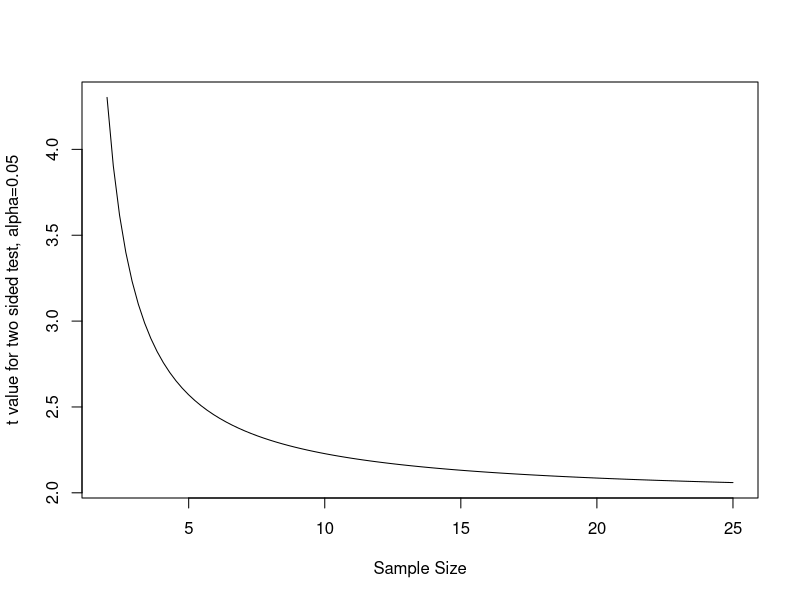
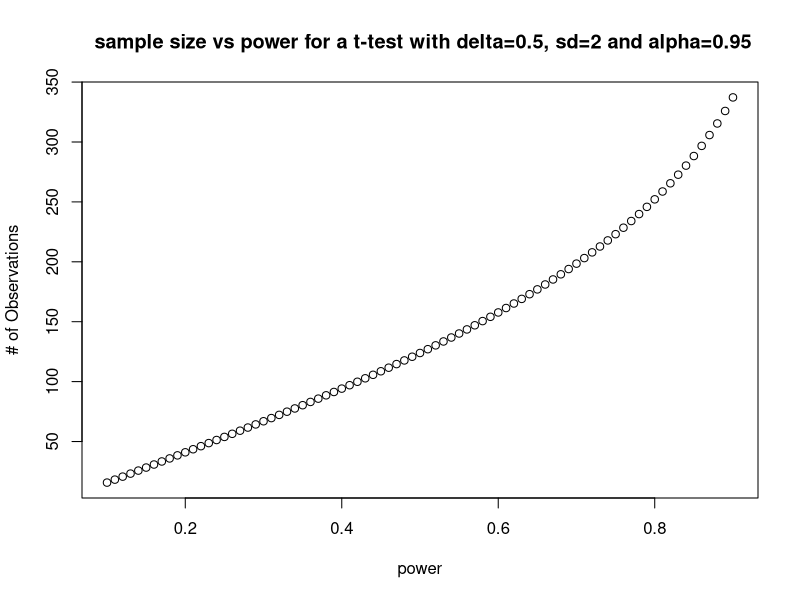
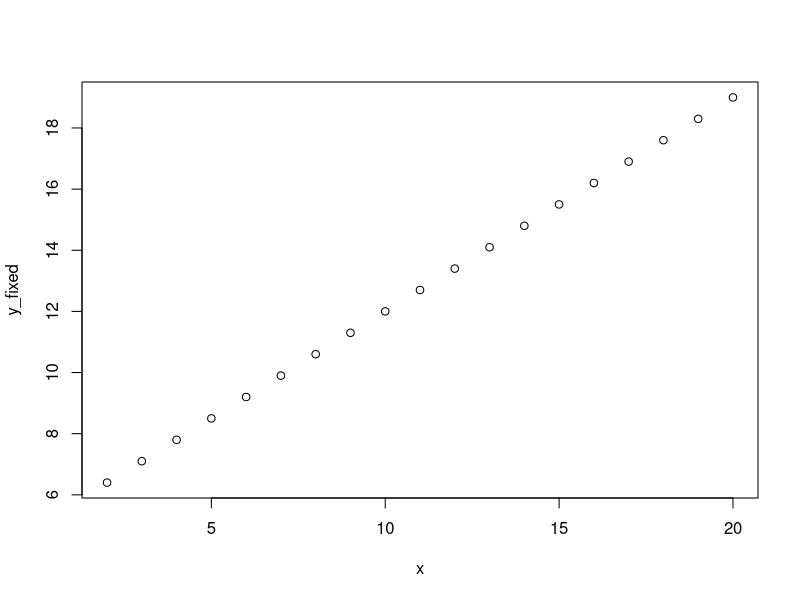
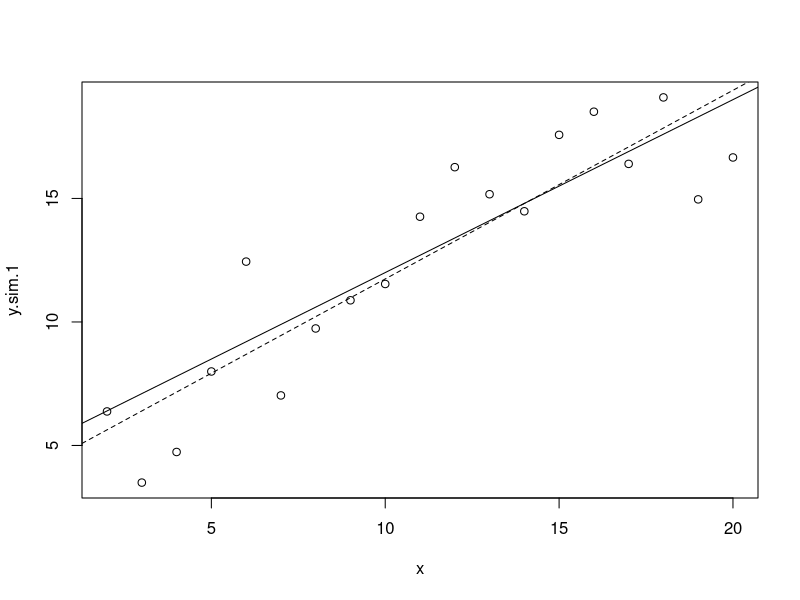
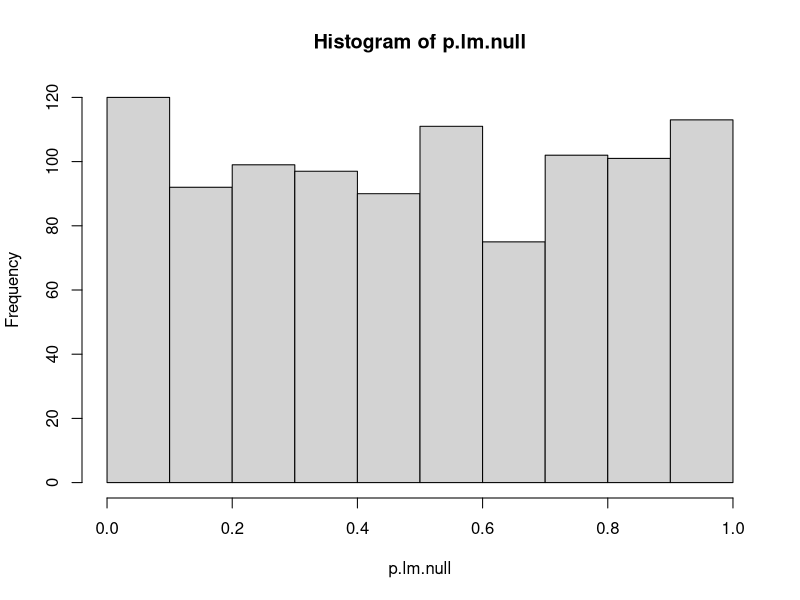

Reproduce these figures in R, in order.
# Last modified October 10th 2011

# Chunk 1: The basics of a power analysis using R pre-built functions.
# Chunk 2: Power analysis across multiple levels of "power" using sapply.
# Chunk 3: Using Monte Carlo methods for power analysis: basics
# Chunk 4: The basic function for a linear model to generate monte carlo samples under a model, and extract a p-value.
# Chunk 5: Some additional thoughts on Monte Carlo methods for power analysis
# Chunk 6: Extracting p-values for the whole model.


###Chunk 1: The basics of a power analysis using R pre-built functions.

# Let's say we wanted to know what value of "t" from a two-tailed t-test we would need to exceed to "reject" the null hypothesis at alpha=0.05

# Let's start assuming that we have sample size n=25 (df=n-1)
qt(p=0.975,df=24)

# In general this single point will not be particularly useful to us. 
# We can ask how this value of t changes as we increase sample sizes.
curve(qt(p=0.975,df=x),2,25, xlab = "Sample Size", ylab= "t value for two sided test, alpha=0.05")


# Of course this is also of pretty limited utility since we usually want to ask these questions with respect to parameters we have estimated (like  difference between group1 and group2, and their standard deviations), and start with (like sample size and alpha).


# Remember all that a t-test is essentially t = (mean(A) - mean(B))/(SD/sqrt(n))
# This t is also called the non-centrality parameter (ncp)
# This test statistic is the non-central t distribution

# We can now ask for a given set of parameters what the power will be for the t-test.
# Usually we will be interested in something like what sample size we will need to achieve a certain power level

pow1 <- power.t.test(delta=0.5, sd=2, sig.level=0.05, power=0.8)
pow1$n # So we need ~ 252 observations to achieve a power of 0.8



### Chunk 2: Power analysis across multiple levels of "power" using sapply.
# We can also do this to see how sample size requirements change with changing power.
power = seq(from=0.1, to=0.9, by=0.01) # creates a vector of values from 0.1 to 0.9

# This function is just so that we can compute the sample size we need for varying levels of power
pow.test <- function(x){
	pow2 <- power.t.test(delta=0.5, sd=2, sig.level=0.05, power=x) # We only allow power to vary.
	return(pow2$n) # This pulls out the sample size we need
	}

power.n <- sapply(power, pow.test) # This just uses one of the apply functions to repeat the function (pow.test) for each element of the vector "power". Thus for each value in the vector "power" (from 0.1 to 0.9), it inputs this value into pow.test() and then returns the estimated n (# of observations needed to achieve this power).


plot(power.n ~ power, ylab="# of Observations", main=" sample size vs power for a t-test with delta=0.5, sd=2 and alpha=0.95")




##### Chunk 3: Using Monte Carlo methods for power analysis: basics
# As Described in Ch.8 of Dalgaard there are many functions that can figure out the power of the test, or sample size etc...   However these are generally only useful for very simple designs (t-tests, 1 or 2 way ANOVA's simple linear regression). Our problems do not fall into these categories. 

 # What can we do? WE CAN SIMULATE OUR EXPERIMENTS!!!! (See chapters 7 & 8 of Gelman and Hill, and Chapter 5 of Bolker)
 # This allows us to not only ask how often we can reject the null hypothesis at a given alpha for #that model (and set of parameters), but we can easily change it to test a variety of parameters, #sample sizes and experimental designs. 
 
# See the Monte Carlo methods for inference script and lecture for a basic reminder, before proceeding through the rest of this script. 

############# Quick reminder for monte carlo regression.
# let's have a regression  Y~ N(a+b*x, sd)
a=5
b=0.7
x <- seq(2,20)
y_fixed <- a + b*x
plot(y_fixed~x)

# We need to add some variation, let's say sd=2
y.sim.1 <- rnorm(length(x),mean=y_fixed, sd=2) # Explain length(x)
plot(y.sim.1~x)
abline(a=5, b=0.7) # Expected relationship based on the parameters we used.

# But what is the actual parameter estimates for the regression?
y.sim.1.lm <- lm(y.sim.1 ~ x)
summary(y.sim.1.lm)  # notice parameter estimates and RSE!
confint(y.sim.1.lm) # does it include our expected values
abline(reg=y.sim.1.lm,lty=2) # estimated values based on simulated data.
# The point is, we have now done a little simulation of our regression model. 
###############


#### Chunk 4: The basic function for a linear model to generate monte carlo samples under a model, and extract a p-value.
##### Simple power analysis
# Let's write a little function for the simulation to extract the p_values for the slope
y.sim <- function(a=2,b=0.5, sd=4, x=2:20){
	  y_fixed <- a + b*x
	  y.sim.1 <- rnorm(length(x), mean=y_fixed, sd=sd)
	  y.sim.1.lm <- lm(y.sim.1 ~ x)
	  #return(summary(y.sim.1.lm))
	  return(summary(y.sim.1.lm)$coef[2,4]) # This just pulls out the p-value we want for the slope.
	  # Note 
	  }
	  
# let's talk about what we have done.
#################



# Let's look at some examples from this simulation
y.sim()
y.sim() # And again

# Now we have the tools to re-run the simulation 
n.sims = 100 # How many times do we want to simulate from this distribution.
p.lm.1 <- replicate(n.sims,y.sim()) 
p.lm.1  # all 100 (n.sims) p-values we generated
length(p.lm.1[p.lm.1 < 0.05])/n.sims  # Power -- how many sims have p values less than alpha as a proportion of number of simulations. Remember that a zero really means "less than 1/n.sims" for a p-value.

#  n.sims should generally be at least 1000, but for now it would take too much time
####################









########## 
# let's look at a null model now. This will again help us understand what we mean by alpha.
n.sims=1000
p.lm.null <- replicate(n.sims, y.sim(b=0))  
length(p.lm.null[p.lm.null < 0.05])/n.sims
# Why is this Approximately 0.05? 
# it looks like our level of alpha is what we would expect (or close to it). That is we still expect, by chance 5 out of 100 simulations to have p <0.05 just by chance, BY DEFINITION of how we specify alpha.

hist(p.lm.null) # THis distribution is approximately uniform between 0 and 1. This is what we expect when simulating under a null model.
#################



####Chunk 5: Some additional thoughts on Monte Carlo methods for power analysis

# We can use this framework to systematically alter parameters for our power analysis.

# More importantly we can do it for ANY MODEL WE WANT!!!!

#### Written after class, add to Thursday's lecture.
# This type of simulation is not only important for power analyses, but also for checking how well your model (and script) works with "known data", especially useful for complex data.





# A couple of thoughts

#1 - First, make sure that your simulated data makes sense. i.e. the values are reasonable (for instance you may not want negative values for your variables). So take a look.


# 2 There are a couple of ways to set up your explanatory variable, one is to use seq(from, to, by) as above
#  You may want to add noise to your explanatory variable  x <- rnorm(length(x),x, sd) will add some scatter
# You can directly use the observed value of your covariates, which is probably best!!!
#  The problem with using the seq() approach to modeling the explanatory variable is that your variable is spread out equally and regularly, unlike real data in many cases  (for instances if you were modeling fitness as a function of size).
# Then you can just specify the explanatory variable as a random variable itself with mean and sd (for a normally distributed data set)
### i.e.  x <- rnorm(sample_size,mean, sd)  .. and specify the y <- a + b*x as always

##3   ###### A BRIEF ASIDE ON WHAT P value you should be grabbing in your function !!!!!!! #############
# We should also think about the p-value (or whatever test statistic we want to get)
# For the above example we extracted the p-value directly associated with a particular coefficient.
# Sometimes we want something else, like the p value for the overall model
# We can extract the f statistic like
model.fstats <- summary(y.sim.1.lm)[["fstatistic"]] # For a univariate model this will be a vector of length 3

#then compute the p-value directly from the F distribution
pf(model.fstats[1], model.fstats[2], model.fstats[3], lower.tail=F) # Comparing to upper tail..


# Depending on your question, you could also consider using variance explained, RSE, etc.... So THINK HARD BEFORE STARTING!!!!

######################



###########ANOVA ANOVA ANOVA ANOVA ANOVA ANOVA ANOVA ANOVA ANOVA ANOVA ANOVA 
# Using this framework for a classic "ANOVA" power analyses
#4  this method can be used for ANOVA's if you use dummy variables for the categorial variables (you may need to change how you extract p values)

### x <- rep(c(0,1),sample_size/2) # This will create a dummy vector of 0's and 1's (representing two treatment levels)
# sample size is divided by 2 since for each increment of one on sample size you get two observations (0 & 1)
# This specifies things for balanced designs only.

# For unbalanced designs you could use
#  x <- c(rep(0, sample_size1), rep(1, sample_size2))

# The estimated b represents a co-efficient which shows the difference of group "1" from the overall mean of group "0"
# This is also how the lm() function spits it out, so it is useful for consistency.

# For a treatment with m groups, you need m-1 dummy variables
# so for three treatment levels you need 2 dummy variables (x1, and x2) 
# x1 accouts for the second level compared to the first (0's for level 1 &3, 1's for level 2)
# x2 accouts for the third level compared to the first (0's for level 1 &2, 1's for level 3)
# x1 <- c(rep(0, sample_size1), rep(1, sample_size2), rep(0, sample_size3))
# x2 <- c(rep(0, sample_size1), rep(0, sample_size2), rep(1, sample_size3))


# You can also use model.matrix(your real data) if you want to use the design matrix from your own study. Be careful of missing data though.
# One convenient way to generate simulated factors is to use gl()  # generate levels function

# Here is an example
factor.sim <- gl(n=4,k=5)  # Single factor with n=4 levels, each level has k=5 observations
factor.sim  # To show you what it looks like
design.sim <- model.matrix( ~ factor.sim)
design.sim  # To show you the design matrix, this is how linear models are constructed.
# You still need to generate a vector of the co-efficients for each of these parameters...
# you can do this with a for loop or writing a function and using replicate

sim.coefficients <- c(2, 2.5, 5, 3) # The simulated means for our 4 groups

simulated.values <- matrix(NA, nrow=5, ncol=4)
for (i in 1:nlevels(factor.sim)){	
	simulated.values[,i] <- rnorm(5, mean = sim.coefficients[i], sd = 2 )
}

simulated.values <- as.numeric(simulated.values)  # back into a vector

sim.data <- data.frame(treatment = factor.sim, simulated.values = simulated.values)
#########



#### Chunk 6: Extracting p-values for the whole model.
###### Extracting p-values from the whole model, instead of for a particular parameter.

# What would you need to do if you wanted to extract the p-value from the overall model, and not just a particular parameter as we have done here? This turns out to be a bit trickier, only because it is not a stored directly in an object. However, the information we need is.

summary(y.sim.1.lm)$fstatistic # This outputs the F value, the numerator df and denominator df for the whole model. 
# This all we need to compute a p-value (if you do not remember, go back and look at the notes on probability distributions, and particular on the family of "p" functions.)

# We will use pf(), to get the p value from the f distribution, using lower.tail=F (since for an F we want the upper tail)
p.value <- pf(summary(y.sim.1.lm)$fstatistic[1], summary(y.sim.1.lm)$fstatistic[2],summary(y.sim.1.lm)$fstatistic[3], lower.tail=F)
p.value # So you can use this instead for the model p-value.